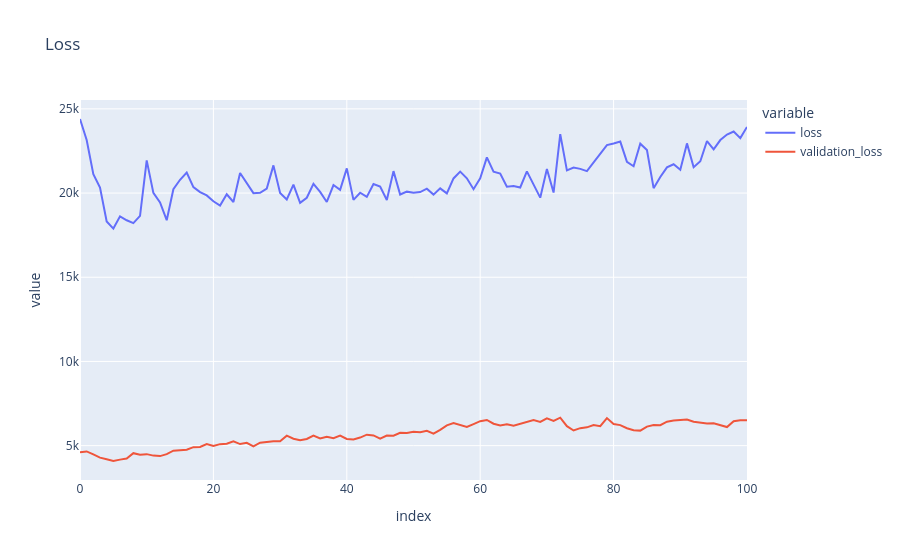
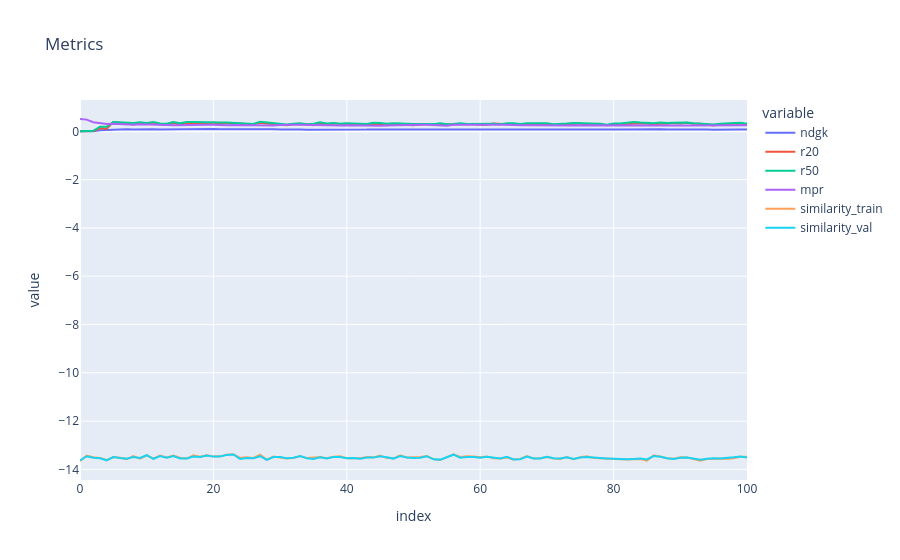

Notebook cell for these charts, in order:
### Code cell
losses_df = pd.DataFrame(
    [
        loss_history,
        validation_loss_history,
        ndcg_history,
        r20_history,
        r50_history,
        mpr_history,
        similarity_train_history,
        similarity_val_history,
    ]
).T
losses_df.columns = [
    "loss",
    "validation_loss",
    "ndgk",
    "r20",
    "r50",
    "mpr",
    "similarity_train",
    "similarity_val",
]

px.line(
    losses_df, x=losses_df.index, y=["loss", "validation_loss"], title="Loss"
).show()
px.line(
    losses_df,
    x=losses_df.index,
    y=["ndgk", "r20", "r50", "mpr", "similarity_train", "similarity_val"],
    title="Metrics",
).show()
